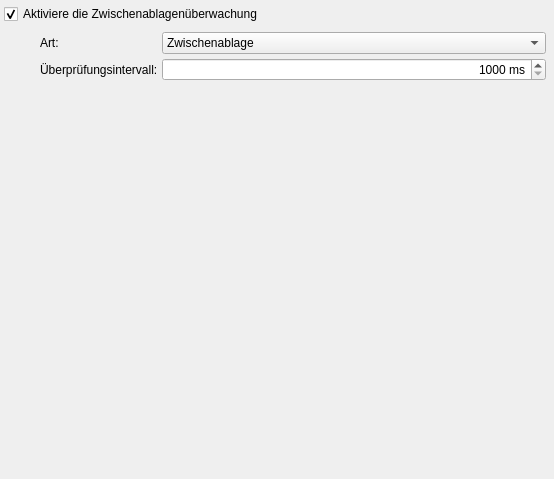
<ui version="4.0" >
 <class>ConfigDglKlipperClass</class>
 <widget class="QWidget" name="ConfigDglKlipperClass" >
  <property name="geometry" >
   <rect>
    <x>0</x>
    <y>0</y>
    <width>554</width>
    <height>479</height>
   </rect>
  </property>
  <property name="windowTitle" >
   <string>ConfigDglKlipper</string>
  </property>
  <layout class="QVBoxLayout" >
   <property name="spacing" >
    <number>4</number>
   </property>
   <property name="leftMargin" >
    <number>4</number>
   </property>
   <property name="topMargin" >
    <number>4</number>
   </property>
   <property name="rightMargin" >
    <number>4</number>
   </property>
   <property name="bottomMargin" >
    <number>4</number>
   </property>
   <item>
    <widget class="QCheckBox" name="cbUse" >
     <property name="text" >
      <string>Aktiviere die Zwischenablagenüberwachung</string>
     </property>
     <property name="checked" >
      <bool>true</bool>
     </property>
    </widget>
   </item>
   <item>
    <layout class="QHBoxLayout" >
     <item>
      <spacer>
       <property name="orientation" >
        <enum>Qt::Horizontal</enum>
       </property>
       <property name="sizeType" >
        <enum>QSizePolicy::Fixed</enum>
       </property>
       <property name="sizeHint" >
        <size>
         <width>32</width>
         <height>16</height>
        </size>
       </property>
      </spacer>
     </item>
     <item>
      <widget class="QFrame" name="frame" >
       <property name="frameShape" >
        <enum>QFrame::NoFrame</enum>
       </property>
       <property name="frameShadow" >
        <enum>QFrame::Raised</enum>
       </property>
       <layout class="QGridLayout" >
        <property name="leftMargin" >
         <number>4</number>
        </property>
        <property name="topMargin" >
         <number>4</number>
        </property>
        <property name="rightMargin" >
         <number>4</number>
        </property>
        <property name="bottomMargin" >
         <number>4</number>
        </property>
        <property name="horizontalSpacing" >
         <number>4</number>
        </property>
        <property name="verticalSpacing" >
         <number>4</number>
        </property>
        <item row="0" column="0" >
         <widget class="QLabel" name="label" >
          <property name="text" >
           <string>Art:</string>
          </property>
         </widget>
        </item>
        <item row="0" column="1" >
         <widget class="QComboBox" name="cbMode" >
          <property name="sizePolicy" >
           <sizepolicy vsizetype="Fixed" hsizetype="Expanding" >
            <horstretch>0</horstretch>
            <verstretch>0</verstretch>
           </sizepolicy>
          </property>
          <item>
           <property name="text" >
            <string>Zwischenablage</string>
           </property>
          </item>
          <item>
           <property name="text" >
            <string>Globale Mausselection (Linux)</string>
           </property>
          </item>
          <item>
           <property name="text" >
            <string>Find buffer (Mac OS X)</string>
           </property>
          </item>
         </widget>
        </item>
        <item row="1" column="0" >
         <widget class="QLabel" name="label_2" >
          <property name="text" >
           <string>Überprüfungsintervall:</string>
          </property>
         </widget>
        </item>
        <item row="1" column="1" >
         <widget class="QSpinBox" name="cbTime" >
          <property name="alignment" >
           <set>Qt::AlignRight|Qt::AlignTrailing|Qt::AlignVCenter</set>
          </property>
          <property name="suffix" >
           <string> ms</string>
          </property>
          <property name="minimum" >
           <number>1000</number>
          </property>
          <property name="maximum" >
           <number>10000</number>
          </property>
          <property name="singleStep" >
           <number>50</number>
          </property>
         </widget>
        </item>
       </layout>
      </widget>
     </item>
    </layout>
   </item>
   <item>
    <spacer>
     <property name="orientation" >
      <enum>Qt::Vertical</enum>
     </property>
     <property name="sizeHint" >
      <size>
       <width>20</width>
       <height>291</height>
      </size>
     </property>
    </spacer>
   </item>
  </layout>
 </widget>
 <layoutdefault spacing="6" margin="11" />
 <resources/>
 <connections>
  <connection>
   <sender>cbUse</sender>
   <signal>toggled(bool)</signal>
   <receiver>frame</receiver>
   <slot>setEnabled(bool)</slot>
   <hints>
    <hint type="sourcelabel" >
     <x>122</x>
     <y>20</y>
    </hint>
    <hint type="destinationlabel" >
     <x>108</x>
     <y>39</y>
    </hint>
   </hints>
  </connection>
 </connections>
</ui>
